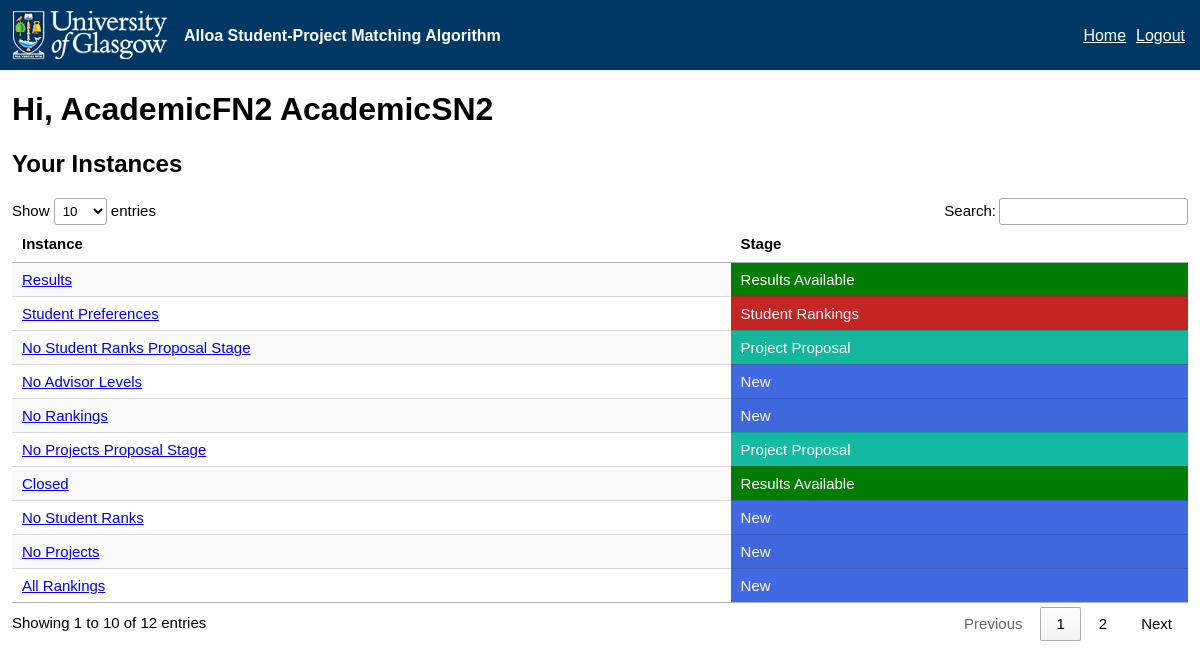
Screenshot of /home/ (signed in) with the database file from the repository.
### alloa_matching/models.py (models this page shows, shortened)
class Instance(models.Model):
    name = models.CharField(max_length=200, unique=True, blank=False)
    min_pref_len = models.PositiveIntegerField(default=0, blank=False)
    max_pref_len = models.PositiveIntegerField(default=0, blank=False)
    stage_choices = (
        ('N','New'),
        ('P','Project Proposal'),
        ('L','Advisor Ranking Levels'),
        ('S','Student Preference Collection'),
        ('C','Closed'),
        ('R','Results Available')
    )
    stage = models.CharField(max_length=1,choices=stage_choices,default='N')

### alloa_matching/views.py (the view)
# urls.py: 2. Add a URL to urlpatterns:  path('', views.home, name='home')
@login_required
def home(request):
    context_dict = {}
    context_dict["instances"] = Instance.objects.all()
    context_dict["user"] = request.user
    context_dict["user_type"] = request.session["user_type"]
    return render(request, 'alloa_matching/home.html',context=context_dict)

### templates/alloa_matching/home.html (shortened to what this page needs)
{% extends 'alloa_matching/base.html' %}
{% load staticfiles %}
{% block head_block %}
    <link rel="stylesheet" type="text/css" href="https://cdn.datatables.net/1.11.3/css/jquery.dataTables.min.css">
{% endblock %}
{% block body_block %}
    <h1>Hi, {{user.first_name}} {{user.last_name}}</h1>
    <h2>Your Instances</h2>
    <table id="instances" class = "display">
        <thead>
            <tr>
                <th>Instance</th>
                <th>Stage</th>
            </tr>
        </thead>
        <tbody>
            {% for instance in instances %}
                <tr>
                    <td><a href = "{% url 'instance' instance.id%}">{{instance.name}}</td>
                    {% if instance.stage == "R" %}
                        <td class = "{{instance.stage}}">Results Available</td>
                    {% elif instance.stage == "C"%}
                        <td class = "{{instance.stage}}">Closed</td>
                    {% elif instance.stage == "S"%}
                        <td class = "{{instance.stage}}">Student Rankings</td>
                    {% elif instance.stage == "L"%}
                        <td class = "{{instance.stage}}">Advisor Level Rankings</td>
                    {% elif instance.stage == "P"%}
                        <td class = "{{instance.stage}}">Project Proposal</td>
                    {% elif instance.stage == "N"%}
                        <td class = "{{instance.stage}}">New</td>
                    {% endif %}
                </tr>
            {% endfor %}
        </tbody>
    </table>
{% endblock %}

### rows the page displays
Instance: name "Results"
Instance: name "Student Preferences"
Instance: name "No Student Ranks Proposal Stage"
Instance: name "No Advisor Levels"
Instance: name "No Rankings"
Instance: name "No Projects Proposal Stage"
Instance: name "Closed"
Instance: name "No Student Ranks"
Instance: name "No Projects"
Instance: name "All Rankings"

### other values shown
{{ user.first_name }} "AcademicFN2"
{{ user.last_name }} "AcademicSN2"
